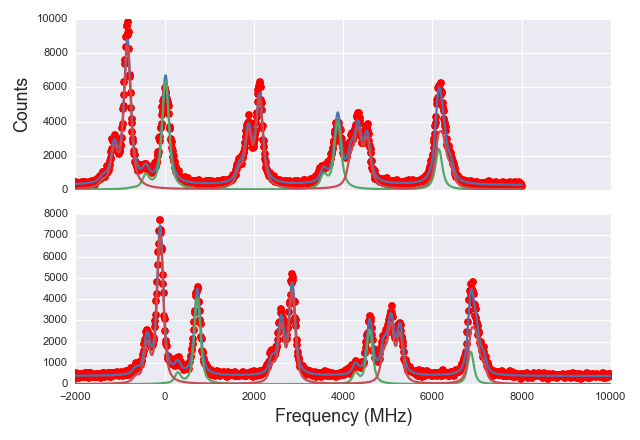

Write Python code to recreate this figure.
import satlas.spectrum as hs
import matplotlib.pyplot as plt
import numpy as np
import seaborn


seaborn.set()
# Gather all information
I = 1.0
J = [5.0 / 2, 3.0 / 2]
ABC = [-129.109, -1723.61, 0, 0, 0, 0]

df = 2285.804947
fwhm = [150, 150]
varyDict = {'Bl': False, 'Bu': False, 'Cl': False, 'Cu': False}
# Create the spectrum
spec1 = hs.SingleSpectrum(I, J, ABC, df, shape='voigt', fwhm=fwhm,
                          scale=4000.0, rAmp=True)
# Set a few parameters
spec1.background = 300
spec1.setVary(varyDict)

# Generate a new spectrum for the isomer
fwhm = [100, 100]
df = 3000.0
spec2 = hs.SingleSpectrum(I, J, ABC, df, shape='voigt', fwhm=fwhm,
                          scale=3000, rAmp=True)
spec2.background = 400

# Isomer adding
I = 4
ABC = [-45.3133, -591.94, 0, 0, 0, 0]
df = 2266.436463
spec4 = hs.SingleSpectrum(I, J, ABC, df, shape='voigt', fwhm=fwhm,
                          scale=4000, rAmp=True)
spec4.setVary(varyDict)

first = spec1 + spec4
first.shared = ['FWHM', 'FWHML', 'FWHMG']

# Generate the data, add some white noise
xdata = np.linspace(-2000, 8000, 1000)
ydata = first(xdata)
ydata += 3 * np.sqrt(ydata) * np.random.randn(ydata.shape[0])

# Do the same for another dataset
df = 3000.0
spec42 = hs.SingleSpectrum(I, J, ABC, df, shape='voigt', fwhm=fwhm,
                           scale=3000.0, rAmp=True)
spec42.setVary(varyDict)

second = spec2 + spec42
second.shared = ['FWHM', 'FWHML', 'FWHMG']

xdata2 = np.linspace(-2000, 10000, 1000)
ydata2 = second(xdata2)
ydata2 += 3 * np.sqrt(ydata2) * np.random.randn(ydata2.shape[0])

# Create a combined spectrum, and fit at the same time
spec2comb = hs.CombinedSpectrum([first, second])

spec2comb.FitToSpectroscopicData([xdata, xdata2], [ydata, ydata2])
spec2comb.DisplayFit(show_correl=False)

evaluated = spec2comb([xdata, xdata2])
eval1, eval2 = evaluated[:len(xdata)], evaluated[len(xdata):]

evaluated = spec2comb.seperateResponse([xdata, xdata2])
(sep1, sep2), (sep3, sep4) = evaluated

# Plot the results
fig, ax = plt.subplots(2, 1, sharex=True)
ax[0].plot(xdata, ydata, 'ro')
ax[0].plot(xdata, eval1, lw=2.0)
ax[0].plot(xdata, sep1, lw=2.0)
ax[0].plot(xdata, sep2, lw=2.0)
ax[1].plot(xdata2, ydata2, 'ro')
ax[1].plot(xdata2, eval2, lw=2.0)
ax[1].plot(xdata2, sep3, lw=2.0)
ax[1].plot(xdata2, sep4, lw=2.0)

ax[1].set_xlabel('Frequency (MHz)', fontsize=16)
ax[0].set_ylabel('Counts', fontsize=16)

plt.tight_layout()
plt.show()
